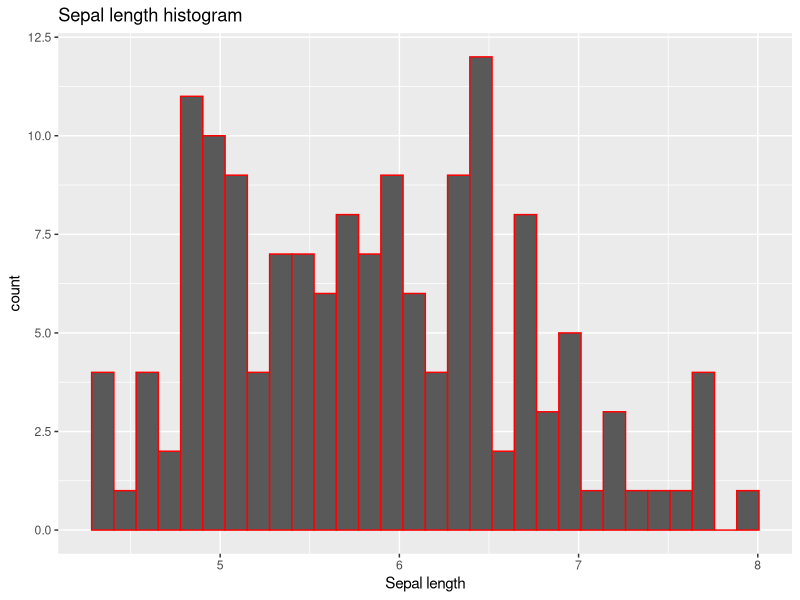
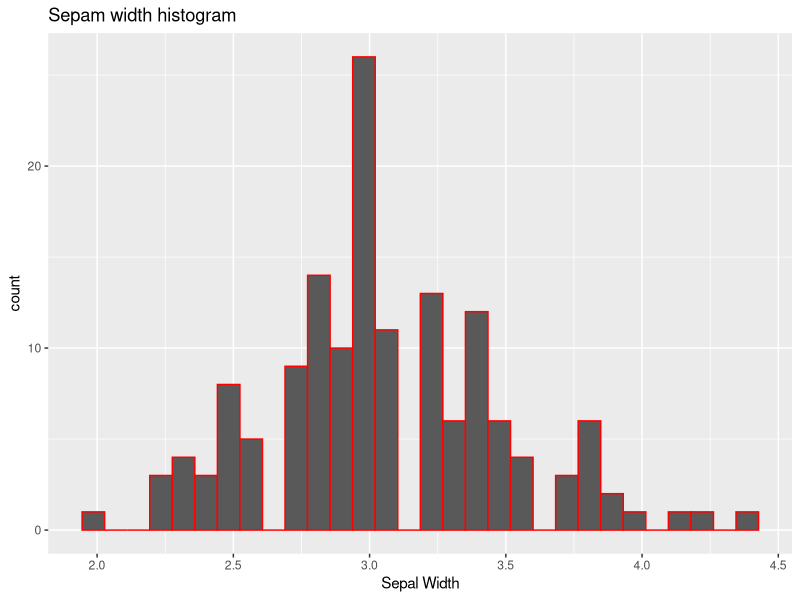
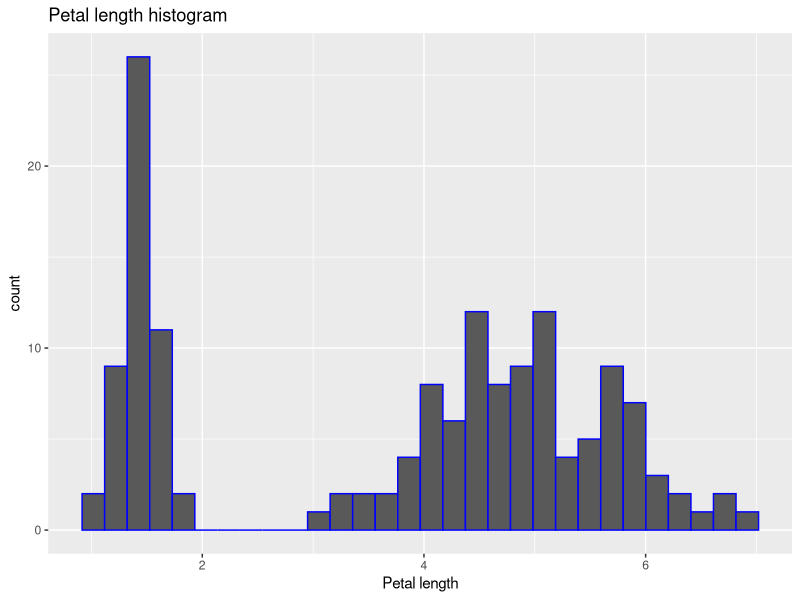
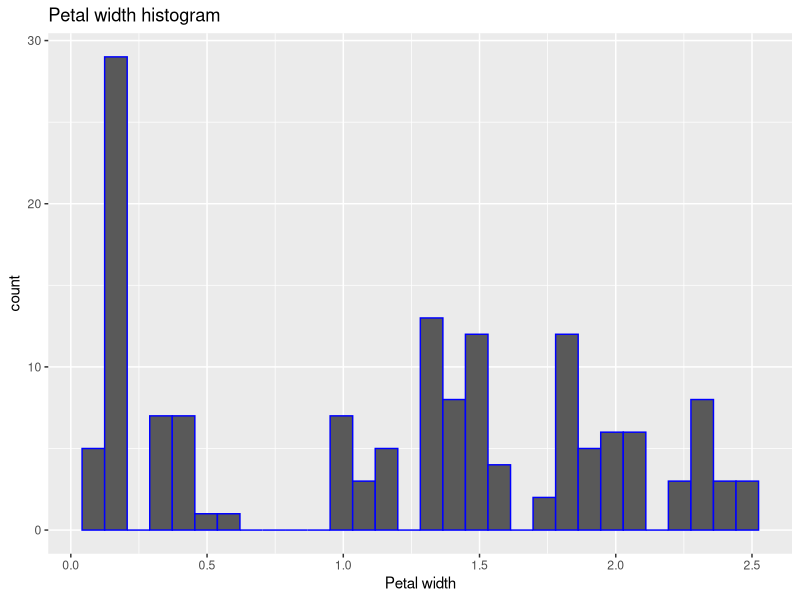
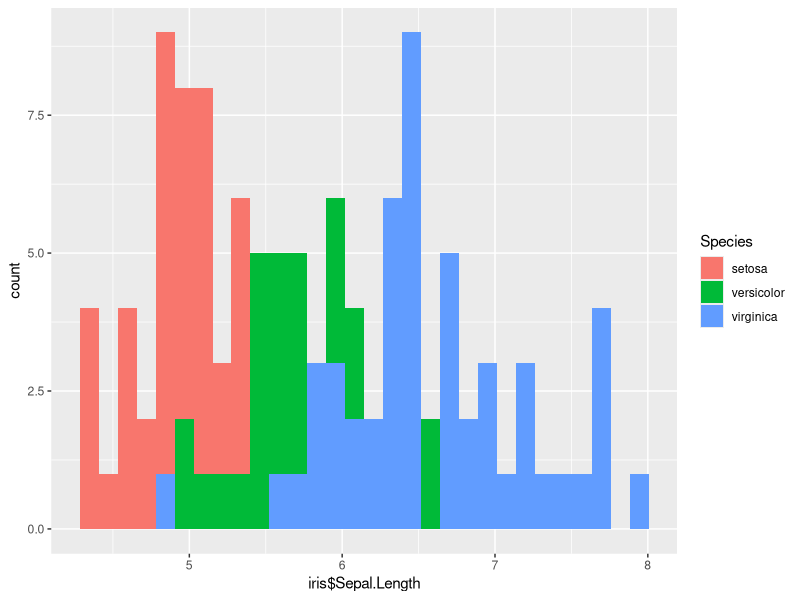
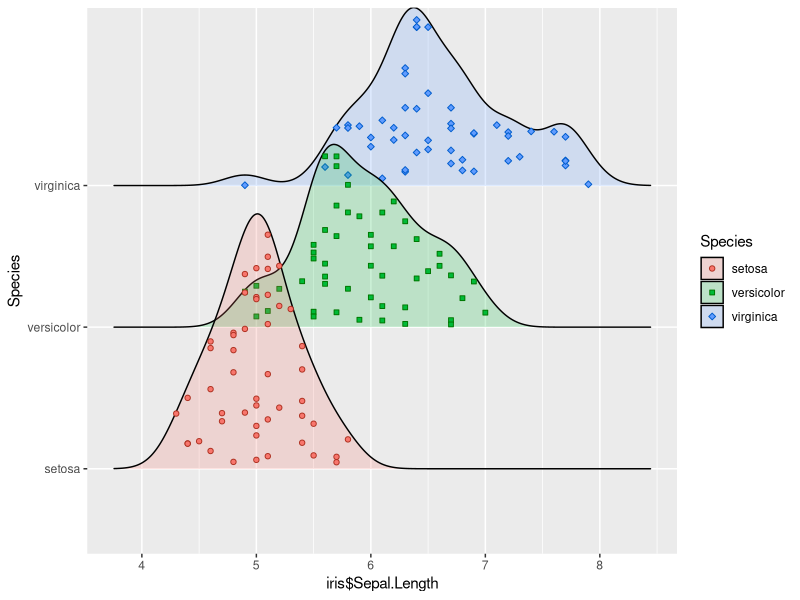
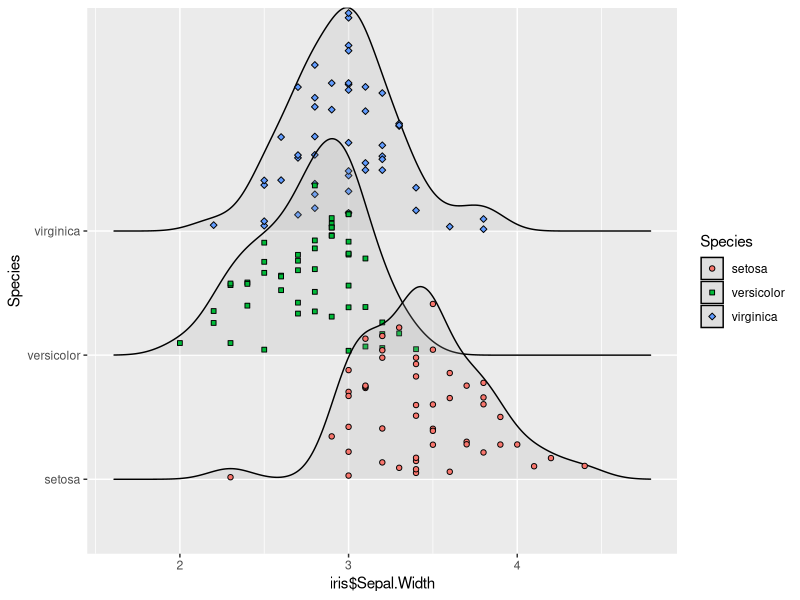
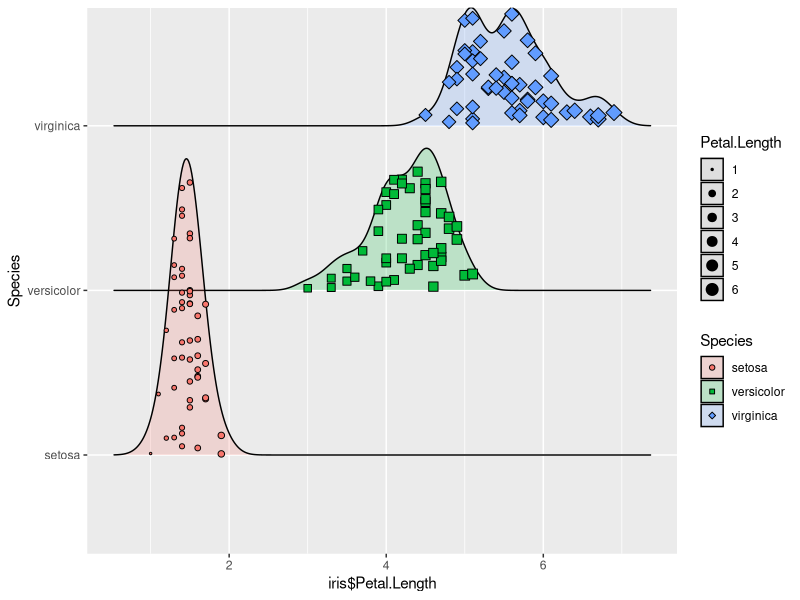

These charts were generated, in order, by the following R code:

### Attach data

attach(iris)

### Call library
library(ggplot2)
library(dplyr)
library(tidyverse)
library(ggridges)
library(Hmisc)
library(corrplot)
library(RColorBrewer)

# Understanding data

head(iris)
str(iris)

## Summary
summary(iris)

## Exploratory data analysis
### histogram
ggplot(iris, aes(iris$Sepal.Length)) + geom_histogram(col= "red", bins = 30) +
  labs(title = "Sepal length histogram", x= "Sepal length")

ggplot(iris, aes(iris$Sepal.Width)) + geom_histogram(col ="red", bins = 30) +
  labs(title = "Sepam width histogram", x = "Sepal Width")


ggplot(iris, aes(iris$Petal.Length)) + geom_histogram(col = "blue", bins = 30) +
  labs(title = "Petal length histogram", x= "Petal length")
ggplot(iris, aes(iris$Petal.Width)) + geom_histogram(col ="blue", bins = 30) +
  labs(title = "Petal width histogram", x = "Petal width")

### Plot
ggplot(iris, aes(x=iris$Sepal.Length, fill = Species)) + geom_histogram(position ="identity" ,bins = 30)

iris$Species <- as.factor(iris$Species)

ggplot(iris, aes(x = iris$Sepal.Length, y = Species, fill = Species)) + geom_density_ridges(aes(point_color = Species, point_fill = Species,  point_shape = Species),
                                                                                            alpha = .2, point_alpha = 1, jittered_points = TRUE
) +
  scale_point_color_hue(l = 40) +
  scale_discrete_manual(aesthetics = "point_shape", values = c(21, 22, 23))

ggplot(iris, aes(x = iris$Sepal.Width, y = Species)) +
  geom_density_ridges(
    aes(y = Species, point_shape = Species, point_fill = Species), 
    alpha = .2, point_alpha = 1, jittered_points = T) +
  scale_point_color_hue(l = 40) + scale_point_size_continuous(range = c(0.5, 4)) +
  scale_discrete_manual(aesthetics = "point_shape", values = c(21, 22, 23))
ggplot(iris, aes(x = iris$Petal.Length, y = Species, fill = Species)) +
  geom_density_ridges(
    aes(point_shape = Species, point_fill = Species, point_size = Petal.Length), 
    alpha = .2, point_alpha = 1, jittered_points = TRUE
  ) +
  scale_point_color_hue(l = 40) + scale_point_size_continuous(range = c(0.5, 4)) +
  scale_discrete_manual(aesthetics = "point_shape", values = c(21, 22, 23))
ggplot(iris, aes(x = iris$Petal.Width, y = Species, fill = Species)) +
  geom_density_ridges(
    aes(point_shape = Species, point_fill = Species, point_size = Petal.Width), 
    alpha = .2, point_alpha = 1, jittered_points = TRUE
  ) +
  scale_point_color_hue(l = 40) + scale_point_size_continuous(range = c(0.5, 4)) +
  scale_discrete_manual(aesthetics = "point_shape", values = c(21, 22, 23))

### Scatterplot
ggplot(iris, aes(iris$Sepal.Length, Sepal.Width, shape = Species)) + geom_point(aes(col = Species), size = 5) + xlab("Sepal.Length") + ylab("Sepal.Width") 
ggplot(iris, aes(iris$Petal.Length, Petal.Width, shape = Species)) + geom_point(aes(col = Species), size = 4) + xlab("Petal.Length") + ylab("Petal.Width") 

ggplot(iris, aes(iris$Sepal.Length, Petal.Length, shape = Species)) + geom_point(aes(col = Species), size = 4) + xlab("Sepal.Length") + ylab("Petal.Length") 

ggplot(iris, aes(iris$Sepal.Width, Petal.Width, shape = Species)) + geom_point(aes(col = Species), size= 4) + xlab("Sepal.Width") + ylab("Petal.Width") 

### Correlation
corr.table <- cor(iris[, 1:4])

corr.table

corrplot(corr.table)

# Classification
## label encoding
iris$Species <- as.factor(iris$Species)

iris$Species <- as.numeric(iris$Species)

## Model building
describe(iris)
